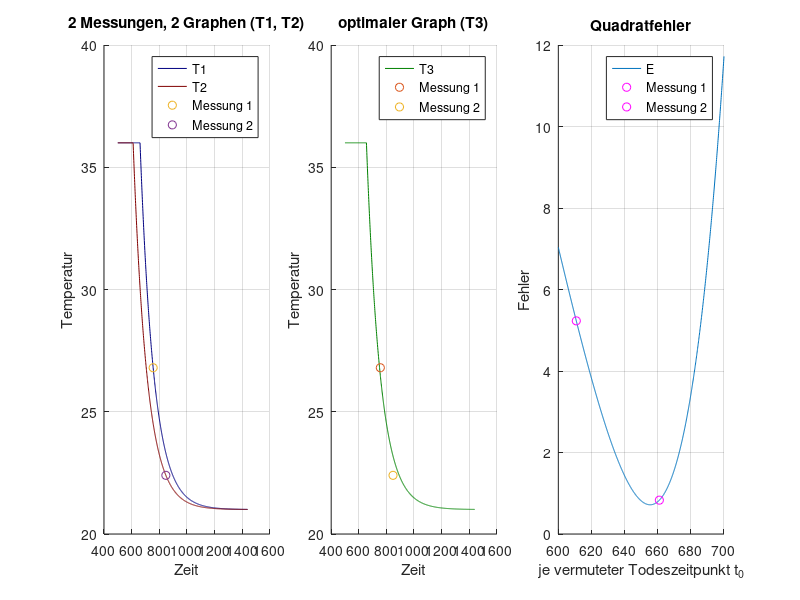

Source code (MATLAB):
function Tatort_Newton()
clear all
close all
MatlabOn = 0;    % fuer Octave auf 0 setzen

I = [500,24*60];

%% Daten 
T0 = 36;           % Starttemperatur
a = 21;            % Ausssentemperatur
alpha = -1.0e-02;  % Waermeleitkoeffizient (gegeben)

Messung=[[12*60+36, 26.8];[14*60+8,22.4]];  % Messzeiten und -werte
T = @(t,t0) (T0-a)*exp(alpha*(t-t0))+a;     % Loesung des Newtonschen
                                            % Abkuehlungsgesetzes

%% Todezeitpunkt 
for i=1:2
    t0_val(i) = log((Messung(i,2)-a)/(T0-a))/(-alpha)+Messung(i,1); 

%% Umrechnung in Stunde und Minute

    hour=floor(t0_val(i)/60);
    minute = floor((t0_val(i)/60-hour)*60);

    fprintf("Der Todeszeitpunkt nach der ersten Messung ist um %02d:%02d Uhr\n",hour,minute);
end

%% Ergebnisgraphen zu den jewieligen Messungen
T1 = @(t) (T0-a)*exp(alpha*(t-t0_val(1)))+a;
T2 = @(t) (T0-a)*exp(alpha*(t-t0_val(2)))+a;

%% Fehlerfunktion
E = @(t0) (T(Messung(1,1),t0)-Messung(1,2)).^2+(T(Messung(2,1),t0)-Messung(2,2)).^2;
dE = @(t0) (3*exp(t0/100 - 189/25)*(15*exp(t0/100 - 189/25) - 29/5))/10 + (3*exp(t0/100 - 212/25)*(15*exp(t0/100 - 212/25) - 7/5))/10;
d2E = @(t0) (9*exp(t0/50)*exp(-378/25))/100 - (21*exp(t0/100)*exp(-212/25))/5000 - (87*exp(t0/100)*exp(-189/25))/5000 + (9*exp(t0/50)*exp(-424/25))/100;

% Todeszeitpunkt basierend auf beiden Messungen (aus E'(t0)=0)
% Nullstelle mit Newton berechnet
t0_val(3) = MyNewton(dE,d2E,0.5*(t0_val(1)+t0_val(2)),1.0e-08,1);

hour=floor(t0_val(3)/60);
minute = floor((t0_val(3)/60-hour)*60);
fprintf("Der Todeszeitpunkt nach Optimierung ist um %02d:%02d Uhr\n",hour,minute);

T3 = @(t) T(t,t0_val(3));

%% Plots -------------------------------------------------------------------
%%
tt = linspace(I(1),I(2),1000);
TT1 = T1(tt);
TT2 = T2(tt);
TT3 = T3(tt);

IndT1 = find(TT1>36);
TT1(IndT1)=36;
IndT2 = find(TT2>36);
TT2(IndT2)=36;
IndT3 = find(TT3>36);
TT3(IndT3)=36;

if MatlabOn
    % Figure position fuer Matlab
    h = figure(1);
    h.Position = [49 639 1636 420];
else
    % Figure position fuer Octave
    figure(1,"position",[49 639 1636 420]);
end

subplot(1,3,1)
hold on
grid on
plot(tt,TT1,'-','Color',[0,0,0.5]);
plot(tt,TT2,'-','Color',[0.5,0,0]);
plot(Messung(1,1),Messung(1,2),'o')
plot(Messung(2,1),Messung(2,2),'o')
xlabel('Zeit')
ylabel('Temperatur');
legend('T1','T2','Messung 1','Messung 2');
title('2 Messungen, 2 Graphen (T1, T2)')

subplot(1,3,2)
hold on
grid on
plot(tt,TT3,'-','Color',[0,0.5,0.]);
plot(Messung(1,1),Messung(1,2),'o')
plot(Messung(2,1),Messung(2,2),'o')
xlabel('Zeit')
ylabel('Temperatur');
legend('T3','Messung 1','Messung 2');
title('optimaler Graph (T3)')

subplot(1,3,3)
J=[600,700];
tt0 = linspace(J(1),J(2),1000);
EE = E(tt0);
hold on
grid on
plot(tt0,EE);
for l=1:2
    plot(t0_val(l),E(t0_val(l)),'mo');
end
xlabel('je vermuteter Todeszeitpunkt t_0')
ylabel('Fehler');
legend('E','Messung 1','Messung 2')
title('Quadratfehler')

print('Tatort.png','-dpng','-r300');

end


function x=MyNewton(f,df,x0,TOL,flag)
%
% x=MyNewton(f,df,x0,TOL,flag)
%

iter = 0;
x = x0;
while abs(f(x))>TOL && iter<10
    iter = iter+1;
    if abs(df(x))<eps
        fprintf("Error in MyNewton\n");
        break
    else
        x = x - f(x)/df(x);
        if flag
            fprintf("iter = %010d: x = %10.2e, res = %10.2e\n",iter,x,abs(f(x))); 
        end
    end
end


end

	
